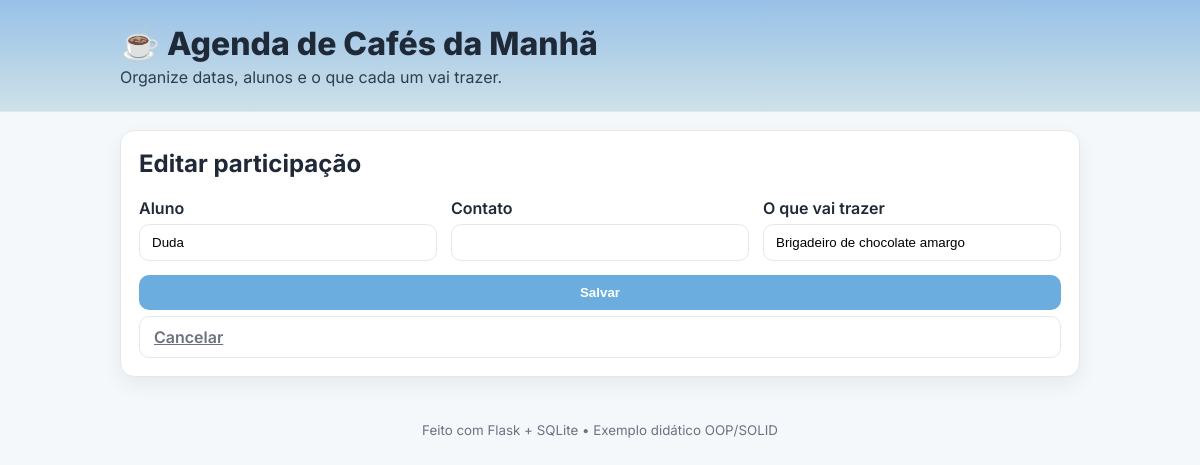
The page /participations/8/edit on the database its author committed.
### tables this page shows
CREATE TABLE students (
                    id INTEGER PRIMARY KEY AUTOINCREMENT,
                    name TEXT NOT NULL,
                    contact TEXT DEFAULT ''
                );

CREATE TABLE participations (
                    id INTEGER PRIMARY KEY AUTOINCREMENT,
                    event_id INTEGER NOT NULL,
                    student_id INTEGER NOT NULL,
                    item TEXT NOT NULL,
                    FOREIGN KEY(event_id) REFERENCES events(id) ON DELETE CASCADE,
                    FOREIGN KEY(student_id) REFERENCES students(id) ON DELETE CASCADE
                );

### app.py (the view)
    @app.get("/participations/<int:pid>/edit")
    def edit_participation(pid: int):
        part = service.get_participation(pid)
        if not part:
            flash("Participação não encontrada.")
            return redirect(url_for("home"))
        student = service.get_student(part.student_id)
        return render_template("participation_edit.html", part=part, student=student)

### domain/person.py (called while the page is built)
    @property
    def name(self) -> str:
        return self._name

    @property
    def contact(self) -> str:
        return self._contact

### infrastructure/sqlite_repository.py (called while the page is built)
    def connect(self):
        conn = sqlite3.connect(self.db_path, timeout=10)
        conn.row_factory = sqlite3.Row
        return conn

    def get_student(self, student_id: int) -> Optional[Student]:
        with self.connect() as conn:
            r = conn.execute("SELECT id, name, contact FROM students WHERE id = ?", (student_id,)).fetchone()
            if not r:
                return None
            return Student(r["name"], r["contact"], sid=r["id"])

    def get_participation(self, participation_id: int) -> Optional[Participation]:
        with self.connect() as conn:
            r = conn.execute("""
                SELECT p.id, p.event_id, p.student_id, p.item, s.name AS student_name
                FROM participations p
                JOIN students s ON s.id = p.student_id
                WHERE p.id = ?
            """, (participation_id,)).fetchone()
            if not r:
                return None
            return Participation(r["id"], r["event_id"], r["student_id"], r["student_name"], r["item"])

### services/agenda_service.py (called while the page is built)
    def get_student(self, student_id: int):
        return self._repo.get_student(student_id)

    def get_participation(self, participation_id: int):
        return self._repo.get_participation(participation_id)

### templates/participation_edit.html (shortened to what this page needs)
{% extends "base.html" %}
{% block content %}
<section class="card">
  <h2>Editar participação</h2>
  <form action="{{ url_for('update_participation', pid=part.id) }}" method="post" class="grid">
    <div class="form-group">
      <label for="student_name">Aluno</label>
      <input type="text" id="student_name" name="student_name" value="{{ student.name if student else part.student_name }}" required>
    </div>
    <div class="form-group">
      <label for="student_contact">Contato</label>
      <input type="text" id="student_contact" name="student_contact" value="{{ student.contact if student else '' }}">
    </div>
    <div class="form-group">
      <label for="item">O que vai trazer</label>
      <input type="text" id="item" name="item" value="{{ part.item }}" required>
    </div>
    <div class="form-group full">
      <button class="btn" type="submit">Salvar</button>
      <a class="btn ghost" href="{{ url_for('home') }}">Cancelar</a>
    </div>
  </form>
</section>
{% endblock %}

### static/css/styles.css (style rules this page uses)
* { box-sizing: border-box; }
:root { --bg: #f5f8fb; --card: #ffffff; --text: #1f2937; --muted: #6b7280; --primary: #6badde; --primary-dark: #4b86b7; --danger: #e65353; --border: #e5e7eb; --shadow: 0 8px 20px rgba(0,0,0,.06); }
html, body { margin:0; padding:0; font-family: Inter, system-ui, -apple-system, Arial, sans-serif; color: var(--text); background: var(--bg); }
.card { background: var(--card); border: 1px solid var(--border); border-radius: 14px; padding: 18px; margin: 18px 0; box-shadow: var(--shadow); }
.card h2, .card h3 { margin-top: 0; }
.grid { display: grid; grid-template-columns: repeat(3, 1fr); gap: 14px; align-items: end; }
.grid .full { grid-column: 1 / -1; }
.form-group { display: flex; flex-direction: column; gap: 6px; }
label { font-weight: 600; }
input[type="text"], input[type="date"] { padding: 10px 12px; border-radius: 10px; border: 1px solid var(--border); outline: none; }
.btn { padding: 10px 14px; border-radius: 10px; border: 0; background: var(--primary); color: white; font-weight: 600; cursor: pointer; }
.btn.ghost { background: transparent; color: var(--muted); border: 1px solid var(--border); }

### rows shown on the page
students: student_name "Duda"
participations: item "Brigadeiro de chocolate amargo"
